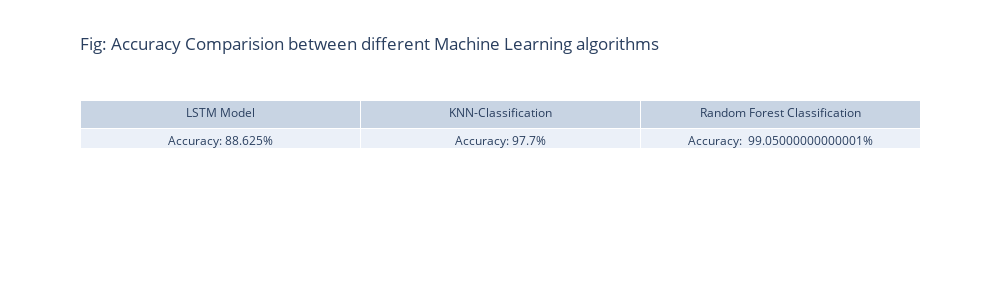

The cell this chart's notebook holds for it:
### Code cell
import plotly.graph_objects as go

fig = go.Figure(data=[go.Table(header=dict(values=['LSTM Model', 'KNN-Classification','Random Forest Classification']),
                 cells=dict(values=["Accuracy: {}%" .format(scores[1]*100), 'Accuracy: {}%'.format(accuracy_test*100),"Accuracy:  {}%".format(accuracy_rate*100)]))
                     ])

fig.update_layout(width=1000, height=300)
fig.update_layout(
    title=go.layout.Title(
        text="Fig: Accuracy Comparision between different Machine Learning algorithms",
        xref="paper",
        x=0))
fig.show()

### Figure 1 — Plotly figure (JSON) as saved in the notebook; plotly's stock layout.template omitted (floating-point values rounded to 4 significant figures)
{"data": [{"cells": {"values": ["Accuracy: 88.625%", "Accuracy: 97.7%", "Accuracy:  99.05000000000001%"]}, "header": {"values": ["LSTM Model", "KNN-Classification", "Random Forest Classification"]}, "type": "table"}], "layout": {"height": 300, "title": {"text": "Fig: Accuracy Comparision between different Machine Learning algorithms", "x": 0, "xref": "paper"}, "width": 1000}}
